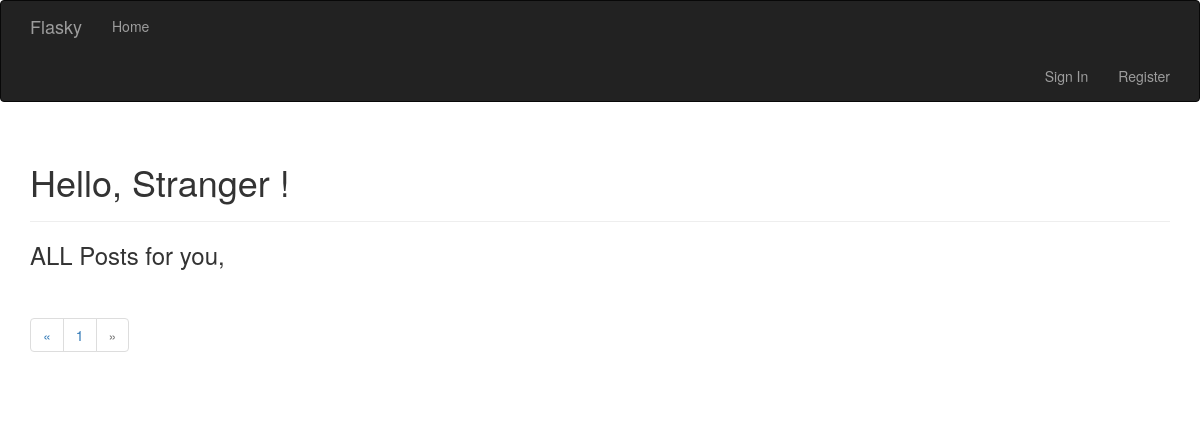
Page /?page=6 on the earlier database version.
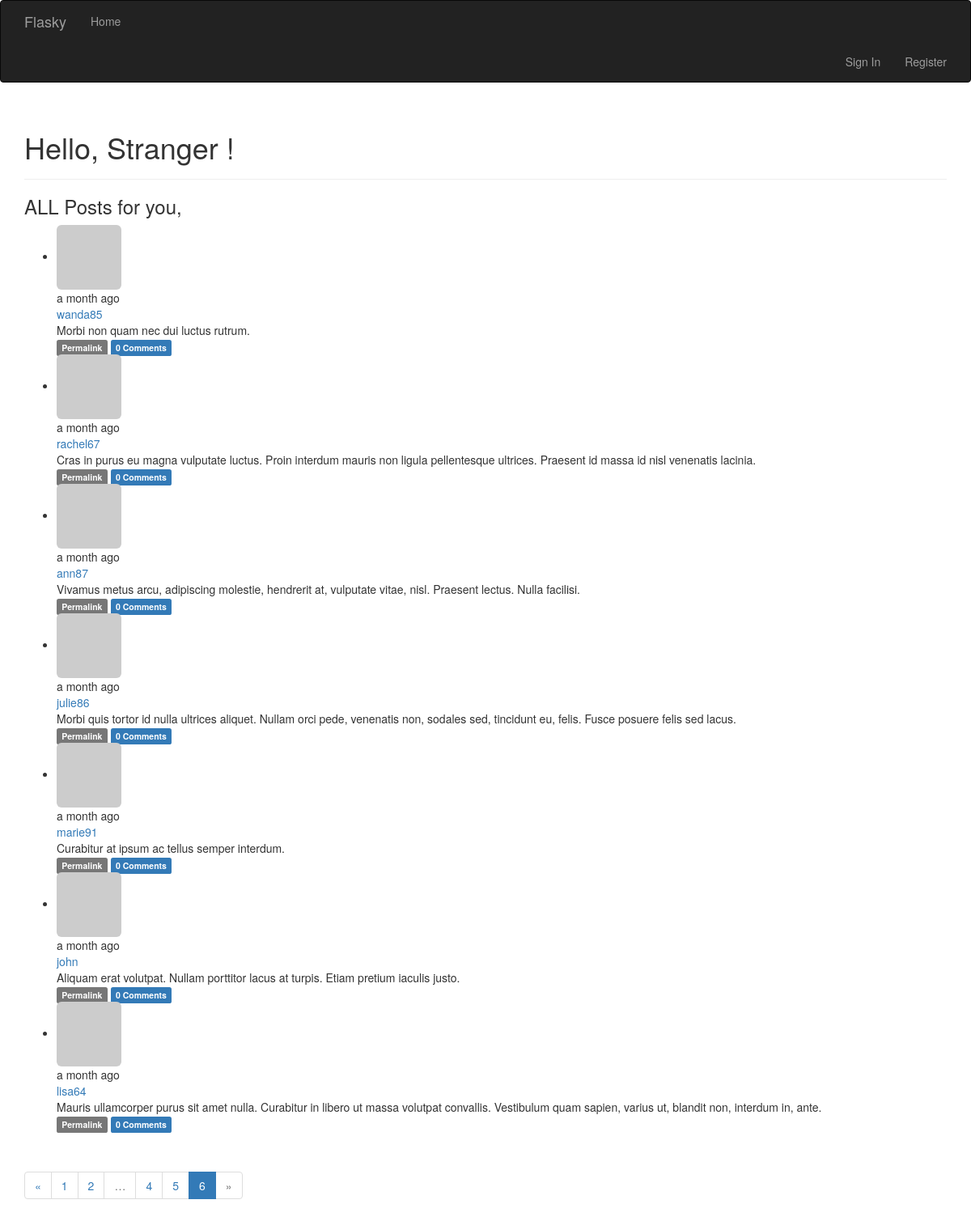
Same page on the later database version.
### app/models.py (models this page shows, shortened)
class Post(db.Model):
    __tablename__ = 'posts'
    id = db.Column(db.Integer, primary_key=True)
    body = db.Column(db.Text)
    body_html = db.Column(db.Text)
    timestamp = db.Column(db.DateTime, index=True, default=datetime.datetime.utcnow)
    author_id = db.Column(db.Integer, db.ForeignKey('users.id'))
    comments = db.relationship('Comment', backref='post', lazy='dynamic')

class User(UserMixin, db.Model):
    __tablename__ = 'users'
    id = db.Column(db.Integer, primary_key=True)
    email = db.Column(db.String(64), unique=True, index=True)
    username = db.Column(db.String(64), unique=True, index=True)
    password_hash = db.Column(db.String(128))
    role_id = db.Column(db.Integer, db.ForeignKey('roles.id'))
    confirmed = db.Column(db.Boolean, default=False)
    name = db.Column(db.String(64))
    location = db.Column(db.String(64))
    about_me = db.Column(db.Text())
    avatar_hash = db.Column(db.String(32))
    member_since = db.Column(db.DateTime(), default=datetime.datetime.utcnow)
    last_seen = db.Column(db.DateTime(), default=datetime.datetime.utcnow)
    posts = db.relationship('Post', backref='author', lazy='dynamic')
    followed = db.relationship('Follow',
                               foreign_keys=[Follow.follower_id],
                               backref=db.backref('follower', lazy='joined'),
                               lazy='dynamic',
                               cascade='all, delete-orphan')
    follower = db.relationship('Follow',
                               foreign_keys=[Follow.followed_id],
                               backref=db.backref('followed', lazy='joined'),
                               lazy='dynamic',
                               cascade='all, delete-orphan')
    comments = db.relationship('Comment', backref='author', lazy='dynamic')
    @property
    def password(self):
        raise AttributeError('password is not a readable attribute')
    def gravatar(self, size=100, default='identicon', rating='g'):
        if request.is_secure:
            url = 'https://secure.gravatar.com/avator'
        else:
            url = 'http://www.gravatar.com/avatar'
        hash = hashlib.md5(self.email.encode('utf-8')).hexdigest()
        return '{url}/{hash}?s={size}&d={default}&r={rating}'.format(
            url=url, hash=hash, size=size, default=default, rating=rating)

### app/main/views.py (the view)
@main.route('/', methods=['GET', 'POST'])
def index():
    form = PostForm()
    if current_user.can(Permission.WRITE_ARTICLES) and \
            form.validate_on_submit():
        post = Post(body=form.body.data,
                    author=current_user._get_current_object())
        db.session.add(post)
        return redirect(url_for('.index'))
    page = request.args.get('page', 1, type=int)
    pagination = Post.query.order_by(Post.timestamp.desc()).paginate(
        page, per_page=current_app.config['FLASKY_POSTS_PER_PAGE'],
        error_out=False
    )
    posts = pagination.items
    return render_template('index.html', form=form, posts=posts,
                           pagination=pagination)

### app/auth/views.py (called while the page is built)
@auth.before_app_request
def before_request():
    if current_user.is_authenticated:
        current_user.ping()
        if current_user.confirmed and request.endpoint[:5] != 'auth.' and request.endpoint != 'static':
            return redirect(url_for('auth.unconfirmed'))

### app/main/__init__.py (called while the page is built)
@main.app_context_processor
def inject_permissions():
    return dict(Permission=Permission)

### app/models.py (called while the page is built)
    def can(self, permissions):
        return False

    def is_administrator(self):
        return False

### app/templates/index.html (shortened to what this page needs)
{% extends "base.html" %}
{% import "bootstrap/wtf.html" as wtf %}
{% import "_macros.html" as macros %}
{% block page_content %}
<div class="page-header">
    <h1>Hello,
        {% if current_user.is_authenticated %}
        {{ current_user.username }}
        {% else %}
        Stranger
        {% endif %}!</h1>
</div>
<div class="post-tabs">
    <h3>ALL Posts for you,{{ current_user.username }}</h3>
    {% include '_posts.html' %}
    <div class="pagination">
        {{ macros.pagination_widget(pagination, '.index') }}
    </div>
 </div>
{% endblock %}

### app/templates/_posts.html (shortened to what this page needs)
<ul class="posts">
    {% for post in posts %}
    <li class="post">
        <div class="profile-thumbnail">
            <a href="{{ url_for('.user', username=post.author.username) }}">
                <img class="img-rounded profile-thumbnail" src="{{ post.author.gravatar(size=40) }}">
            </a>
        </div>
        <div class="post-content">
            <div class="post-date"> {{ moment(post.timestamp).fromNow() }} </div>
            <div class="post-author"><a href="{{ url_for('.user', username=post.author.username) }}">{{ post.author.username }}</a></div>
            <div class="post-body">
                {% if post.body_html %}
                    {{ post.body_html | safe }}
                {% else %}
                    {{ post.body }}
                {% endif %}
            </div>
            <div class="post-footer">
                <a href="{{ url_for('.post', id=post.id) }}">
                    <span class="label label-default">Permalink</span>
                </a>
                <a href="{{ url_for('.post', id=post.id) }}#comments">
                    <span class="label label-primary">
                        {{ post.comments.count() }} Comments
                    </span>
                </a>
            </div>
        </div>
    </li>
    {% endfor %}
</ul>

Differences in the rows shown:
added Post: timestamp "a month ago", author.username "wanda85", body "Morbi non quam nec dui luctus rutrum.", comments.count "0"
added Post: timestamp "a month ago", author.username "rachel67", body "Cras in purus eu magna vulputate luctus. Proin interdum mauris non ligula pellentesque ultrices. Praesent id massa id nisl venenatis lacinia.", comments.count "0"
added Post: timestamp "a month ago", author.username "ann87", body "Vivamus metus arcu, adipiscing molestie, hendrerit at, vulputate vitae, nisl. Praesent lectus. Nulla facilisi.", comments.count "0"
added Post: timestamp "a month ago", author.username "julie86", body "Morbi quis tortor id nulla ultrices aliquet. Nullam orci pede, venenatis non, sodales sed, tincidunt eu, felis. Fusce posuere felis sed lacus.", comments.count "0"
added Post: timestamp "a month ago", author.username "marie91", body "Curabitur at ipsum ac tellus semper interdum.", comments.count "0"
added Post: timestamp "a month ago", author.username "john", body "Aliquam erat volutpat. Nullam porttitor lacus at turpis. Etiam pretium iaculis justo.", comments.count "0"
added Post: timestamp "a month ago", author.username "lisa64", body "Mauris ullamcorper purus sit amet nulla. Curabitur in libero ut massa volutpat convallis. Vestibulum quam sapien, varius ut, blandit non, interdum in, ante.", comments.count "0"
Other differences:
new list line: "2"
new list line: "4"
new list line: "5"
new list line: "6"
